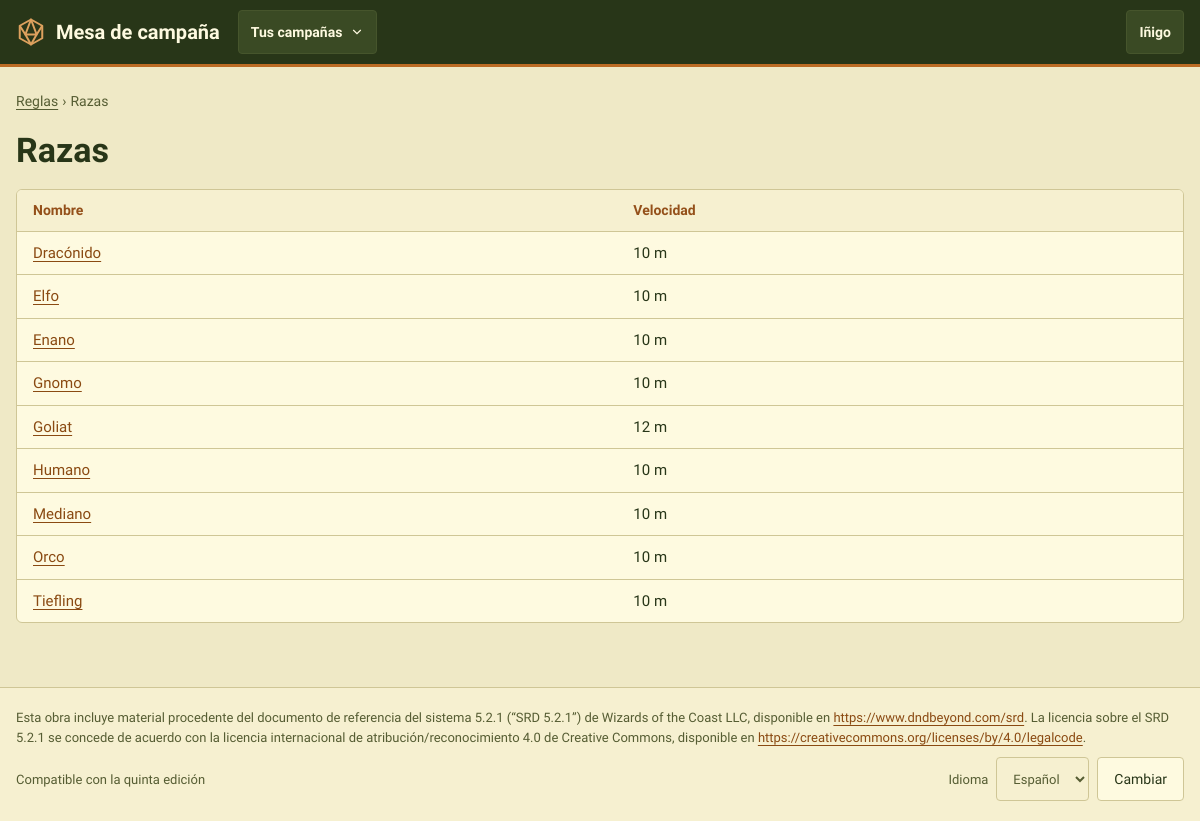
/reglas/razas/ (signed in), run on the app's committed database.
### CampaignManager/models.py (models this page shows, shortened)
class User(AbstractUser):
    pass

class Race(models.Model):
    name = models.CharField(max_length=100)
    description = models.TextField(blank=True)
    speed = models.IntegerField(help_text="In meters")
    abilities = models.ManyToManyField("Ability", through="RaceAbility")

### CampaignManager/views.py (the view)
# urls.py: path("reglas/razas/", views.RaceListView.as_view(), name="race_list"),
class RaceListView(LoginRequiredMixin, ListView):
    queryset = Race.objects.order_by("name")
    context_object_name = "races"
    template_name = "race_list.html"

### CampaignManager/context_processors.py (called while the page is built, shortened)
def campaign_nav(request):
    user = getattr(request, "user", None)
    if user is None or not user.is_authenticated:
        return {}
    campaigns = list(user_campaigns(user).prefetch_related("masters"))
    match = getattr(request, "resolver_match", None)
    campaign_id = match.kwargs.get("campaign_id") if match else None
    current = next((c for c in campaigns if c.pk == campaign_id), None)
    context = {"nav_campaigns": [
        {"campaign": c, "is_master": user in c.masters.all(), "status": _(STATUS_TEXT[c.status])} for c in campaigns
    ]}
    if current is None:
        return context

### CampaignManager/permissions.py (called while the page is built)
def user_campaigns(user):
    if not user.is_authenticated:
        return Campaign.objects.none()
    return Campaign.objects.filter(Q(masters=user) | Q(players=user)).distinct()

### CampaignManager/templatetags/mesa.py (called while the page is built)
@register.simple_tag
def asset(path):
    url = static(path)
    found = finders.find(path)
    return f"{url}?v={int(os.path.getmtime(found))}" if found else url

### CampaignManager/templates/race_list.html (shortened to what this page needs)
{% extends "base.html" %}
{% load i18n %}
{% block content %}
<section class="pila" aria-labelledby="h-reglas">
    <nav class="migas" aria-label="{% translate 'Ruta' %}"><a href="{% url 'index' %}">{% translate "Reglas" %}</a> <span aria-hidden="true">›</span> <span>{% translate "Razas" %}</span></nav>
    <h1 id="h-reglas">{% translate "Razas" %}</h1>
    <div class="tarjeta sin-relleno tabla-marco">
        <table class="tabla">
            <thead><tr><th>{% translate "Nombre" %}</th><th>{% translate "Velocidad" %}</th></tr></thead>
            <tbody>
                {% for race in races %}<tr><td><a href="{% url 'race_detail' race.pk %}">{{ race.name }}</a></td><td>{{ race.speed }} m</td></tr>
                {% empty %}<tr><td colspan="2" class="atenuado">{% translate "Todavía no hay razas." %}</td></tr>{% endfor %}
            </tbody>
        </table>
    </div>
</section>
{% endblock %}

### CampaignManager/templates/base.html (shortened to what this page needs)
{% load static i18n mesa %}<!DOCTYPE html>
{% get_current_language as LANGUAGE_CODE %}
<html lang="{{ LANGUAGE_CODE }}">
<head>
    <link rel="stylesheet" href="{% asset 'css/mesa.css' %}">
</head>
<body>
<header class="cabecera">
    <div class="cabecera-inner">
        <a class="marca" href="{% url 'start' %}">
            <svg width="30" height="30" viewBox="0 0 24 24" fill="none" stroke="#DDA15E" stroke-width="1.6" stroke-linejoin="round" aria-hidden="true"><path d="M12 2 21 7v10l-9 5-9-5V7z"></path><path d="M12 2 7.5 14h9z"></path><path d="M3 7l4.5 7M21 7l-4.5 7M7.5 14 12 22l4.5-8"></path></svg>
            <span>Mesa de campaña</span>
        </a>
        {% if user.is_authenticated and nav_campaigns %}
        <details class="desplegable">
            <summary aria-label="{% translate 'Cambiar de campaña' %}">{% if nav_campaign %}{{ nav_campaign.name }}{% else %}{% translate "Tus campañas" %}{% endif %}
                <svg width="14" height="14" viewBox="0 0 24 24" fill="none" stroke="currentColor" stroke-width="2" stroke-linecap="round" aria-hidden="true"><path d="M6 9l6 6 6-6"></path></svg></summary>
        </details>
        {% endif %}
        {% if user.is_authenticated %}
        <details class="desplegable">
            <summary>{{ user.get_short_name|default:user.username }}</summary>
        </details>
        {% endif %}
    </div>
</header>
<main id="principal" class="contenido">
    {% block content %}{% endblock %}
</main>
<footer class="pie">
    <div class="pie-inner">
        <p lang="es">Esta obra incluye material procedente del documento de referencia del sistema 5.2.1 (“SRD 5.2.1”) de Wizards of the Coast LLC, disponible en <a href="https://www.dndbeyond.com/srd">https://www.dndbeyond.com/srd</a>. La licencia sobre el SRD 5.2.1 se concede de acuerdo con la licencia internacional de atribución/reconocimiento 4.0 de Creative Commons, disponible en <a href="https://creativecommons.org/licenses/by/4.0/legalcode">https://creativecommons.org/licenses/by/4.0/legalcode</a>.</p>
        <div class="fila-s" style="justify-content:space-between">
            <span>{% translate "Compatible con la quinta edición" %}</span>
            <form action="{% url 'set_language' %}" method="post" class="fila-s">
                <label for="idioma">{% translate "Idioma" %}</label>
                <select id="idioma" name="language" class="entrada" style="width:auto">
                    {% get_available_languages as LANGUAGES %}
                    {% for code, name in LANGUAGES %}<option value="{{ code }}" {% if code == LANGUAGE_CODE %}selected{% endif %}>{{ name }}</option>{% endfor %}
                </select>
                <button type="submit" class="btn">{% translate "Cambiar" %}</button>
            </form>
        </div>
    </div>
</footer>
</body>
</html>

### CampaignManager/static/css/mesa.css (style rules this page uses)
:root { --bg:#EFE9C6; --surface:#FEFAE0; --surface2:#F6F0D0; --line:#CFC696; --text:#283618; --text2:#3E4A26; --muted:#565D33; --accent:#606C38; --on-accent:#FEFAE0; --link:#8A4A12; --label:#94501A; --copper:#BC6C25; --ochre:#DDA15E; --accent-soft:#E8E6C2; --accent-soft-text:#3A4520; --hp:#A3561C; --ap:#606C38; --magic:#6A4A62; --track:#E2DAB0; --ok-bg:#E2E6C0; --ok-text:#3E4A1E; --warn-bg:#F6E2BC; --warn-text:#6E4410; --danger-bg:#F2D6C0; --danger-text:#8A3A10; --neutral-bg:#ECE6C4; --neutral-text:#3E4A26; --secret-bg:#E9E0DC; --secret-text:#5C3F54; --info-bg:#DDE3CF; --info-text:#33482E; --teal-bg:#D9E3CC; --teal-text:#2F5233; --r-card:6px; --r-ctl:4px; --font:'Cardo', Georgia, serif; --tap:44px; }
*,*::before,*::after { box-sizing:border-box }
html { -webkit-text-size-adjust:100% }
body { margin:0;background:var(--bg);color:var(--text);font-family:var(--font);font-size:16px;line-height:1.5 }
a { color:var(--link);text-underline-offset:3px }
h1,h2,h3,h4 { font-family:var(--font);font-weight:700;line-height:1.2;margin:0 }
h1 { font-size:34px }
p { margin:0 }
button,input,select,textarea { font:inherit;color:inherit }
button { cursor:pointer }
::placeholder { color:var(--muted);opacity:1 }
.cabecera { background:#283618;color:#FEFAE0;border-bottom:3px solid #BC6C25 }
.cabecera a { color:#FEFAE0 }
.cabecera-inner { max-width:1240px;margin:0 auto;padding:0 16px;display:flex;flex-wrap:wrap;align-items:center;gap:6px 18px;min-height:64px }
.marca { display:flex;align-items:center;gap:10px;font-weight:700;font-size:20px;text-decoration:none;min-height:var(--tap) }
.marca svg { flex:none }
.desplegable { position:relative }
.desplegable>summary { list-style:none;min-height:var(--tap);padding:0 12px;border-radius:var(--r-ctl);border:1px solid #46552C;background:#3A4A24;display:flex;align-items:center;gap:8px;font-size:14px;font-weight:700;cursor:pointer }
.contenido { max-width:1240px;margin:0 auto;padding:24px 16px 64px }
.pila { display:flex;flex-direction:column;gap:18px }
.fila-s { display:flex;flex-wrap:wrap;gap:8px;align-items:center }
.tarjeta { background:var(--surface);border:1px solid var(--line);border-radius:var(--r-card);padding:18px 20px;display:flex;flex-direction:column;gap:10px }
.tarjeta.sin-relleno { padding:0;overflow:hidden;gap:0 }
.btn { min-height:var(--tap);padding:0 16px;border-radius:var(--r-ctl);border:1px solid var(--line);background:var(--surface);color:var(--text);font-size:14px;display:inline-flex;align-items:center;justify-content:center;gap:8px;text-decoration:none;line-height:1.2 }
.entrada,.campo input:not([type=checkbox]):not([type=radio]):not([type=file]),.campo select,.campo textarea { min-height:var(--tap);padding:0 12px;border-radius:var(--r-ctl);border:1px solid var(--line);background:var(--surface2);width:100% }
.tabla-marco { overflow-x:auto }
.tabla { width:100%;border-collapse:collapse;font-size:15px }
.tabla th,.tabla td { text-align:left;padding:10px 16px;border-bottom:1px solid var(--line);vertical-align:top }
.tabla th { background:var(--surface2);color:var(--label);font-size:14px }
.tabla tr:last-child td { border-bottom:none }
.migas { display:flex;flex-wrap:wrap;align-items:center;gap:4px;font-size:14px;color:var(--muted) }
.migas a { color:var(--muted) }
.pie { border-top:1px solid var(--line);background:var(--surface2) }
.pie-inner { max-width:1240px;margin:0 auto;padding:20px 16px;display:flex;flex-direction:column;gap:10px;font-size:13px;color:var(--muted) }
.pie a { color:var(--link) }

### data on the page
User: get_short_name "Iñigo"
Race: name "Dracónido", speed "10"
Race: name "Elfo", speed "10"
Race: name "Enano", speed "10"
Race: name "Gnomo", speed "10"
Race: name "Goliat", speed "12"
Race: name "Humano", speed "10"
Race: name "Mediano", speed "10"
Race: name "Orco", speed "10"
Race: name "Tiefling", speed "10"

### other printed values
form field language "Español"
